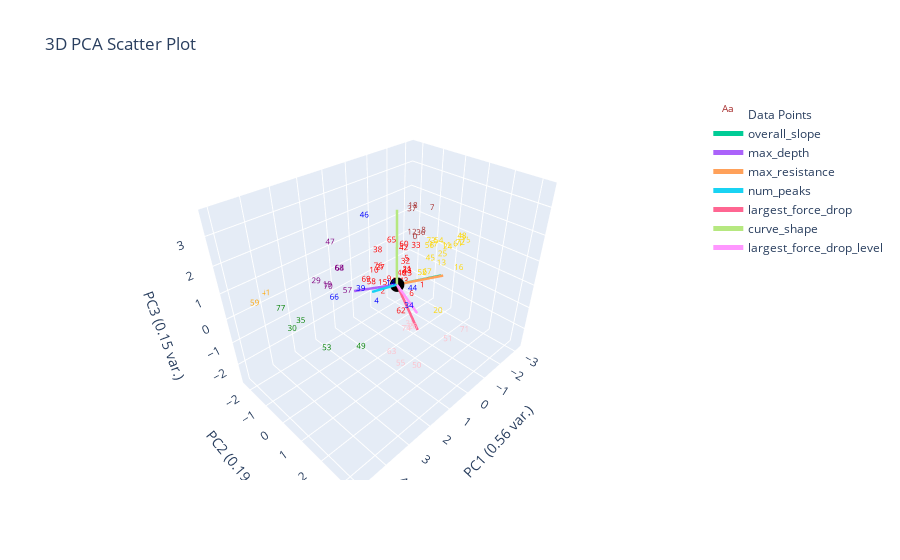

Notebook code cell kept with this figure:
### Markdown cell above
# Hierarchical Clustering

### Code cell
# if distance_threshold != None then n_clusters = None
hierarchical = AgglomerativeClustering(distance_threshold=None, n_clusters=8)
hierarchical.fit(clustering_features_df)
linkage = "Ward"
plotting.plot_clusters_seperately(hierarchical.labels_, clustering_features_df.index.tolist(), depth_resist_curve_df_list, data_features_df, 'hierarchical')
plotting.plot_pca(clustering_features_df, y_labels=hierarchical.labels_, num_pc=3, graph_title="hierachical")

### Figure 1 — Plotly figure (JSON) as saved in the notebook; plotly's stock layout.template omitted (floating-point values rounded to 4 significant figures)
{"data": [{"mode": "text", "name": "Data Points", "text": ["0", "1", "2", "3", "4", "5", "6", "7", "8", "9", "10", "11", "12", "13", "14", "15", "16", "17", "18", "19", "20", "21", "22", "23", "24", "25", "26", "27", "28", "29", "30", "31", "32", "33", "34", "35", "36", "37", "38", "39", "40", "41", "42", "43", "44", "45", "46", "47", "48", "49", "50", "51", "52", "53", "54", "55", "56", "57", "58", "59", "60", "61", "62", "63", "64", "65", "66", "67", "68", "69", "70", "71", "72", "73", "74", "75", "76", "77"], "textfont": {"color": ["brown", "red", "red", "gold", "blue", "red", "red", "brown", "brown", "red", "red", "gold", "brown", "gold", "blue", "red", "gold", "gold", "brown", "purple", "gold", "red", "red", "red", "gold", "gold", "pink", "red", "red", "purple", "green", "pink", "red", "red", "blue", "green", "brown", "brown", "red", "blue", "red", "orange", "red", "red", "blue", "gold", "blue", "purple", "gold", "green", "pink", "pink", "gold", "green", "gold", "pink", "gold", "purple", "red", "orange", "red", "gold", "red", "pink", "purple", "red", "blue", "gold", "purple", "red", "purple", "pink", "gold", "gold", "pink", "gold", "red", "green"], "size": 8}, "type": "scatter3d", "x": [-1.384, -0.9617, 0.116, -2.997, 2.252, -1.153, -1.401, -1.881, -1.661, -0.3491, -0.1394, -2.456, -1.297, -2.364, 1.935, -0.3693, -1.887, -2.014, -1.281, 1.583, -0.8553, -0.7825, -0.2737, -0.7862, -2.529, -1.566, 1.222, 0.5107, -0.5223, 2.107, 4.807, 0.8845, -1.11, -1.44, 1.661, 3.884, -1.583, -1.238, -0.1971, 2.117, -1.031, 3.946, -1.038, -0.1342, 1.511, -1.948, 2.439, 1.708, -2.974, 3.24, 1.021, 1.219, -1.706, 3.336, -2.249, 1.591, -1.889, 0.9545, 0.1123, 5.007, -1.045, -2.855, -1.03, 1.838, 1.371, 0.2798, 2.754, -1.878, 1.472, 0.287, 1.856, 0.07084, -2.954, -1.932, 1.336, -3.156, -0.1587, 4.028], "y": [-0.4326, 0.3681, -0.6053, 0.5285, 1.317, -0.6009, -0.5059, -0.1065, -0.2683, -0.7427, -1.333, 0.2167, -0.4975, 0.1403, 1.609, -1.103, 1.304, -0.04116, -0.4794, -2.027, 1.291, -0.2729, -0.2657, -0.2147, 0.2484, 0.751, 1.9, -0.331, -0.002087, -1.968, 0.604, 1.45, -0.6211, -0.4153, 2.105, -0.4227, -0.3262, -0.5025, -1.186, 0.4541, -0.7413, -2.325, -0.6712, 0.2028, 2.084, -0.1089, 1.095, -1.491, 0.5329, 1.655, 1.987, 3.286, -0.267, 0.03586, 0.02436, 1.746, -0.1325, -1.662, -1.236, -0.9546, -0.6576, 0.4405, -0.7227, 1.561, -1.494, -0.0005907, -0.1006, -0.161, -1.401, -1.332, -1.625, 3.089, 0.5091, -0.1019, 1.725, 0.6192, -1.131, -1.288], "z": [0.7885, -0.7765, -1.004, 0.4935, 0.7645, -0.1223, -1.878, 1.908, 1.021, -0.7509, -0.5365, 0.2395, 0.9907, -0.5517, 1.421, -1.112, 0.007296, 0.3721, 2.065, -0.687, -1.414, -0.2907, -0.5662, -0.4392, 0.1569, 0.484, -0.5275, 0.376, -0.1083, -0.2245, 0.8107, -0.8931, -0.2485, 0.4036, 0.69, -0.07166, 0.9206, 1.948, 0.4091, 0.703, -0.8203, 0.03064, 0.3588, -0.2563, 1.253, -0.252, 3.624, 1.414, 0.5648, -0.2106, -2.383, -0.1636, -0.888, -1.302, 0.4525, -2.034, 0.3284, -1.096, -0.9024, 0.9481, 0.5181, 0.2295, -2.691, -1.457, 0.1914, 1.515, 0.407, -0.8832, 0.2923, -0.747, -0.43, -0.6322, 0.2803, 0.5239, -0.6501, 0.3455, -0.257, 0.006694]}, {"marker": {"color": "black", "size": 5}, "mode": "markers", "name": "Origin", "showlegend": false, "type": "scatter3d", "x": [0], "y": [0], "z": [0]}, {"line": {"width": 5}, "mode": "lines+text", "name": "overall_slope", "textposition": "top center", "type": "scatter3d", "x": [0, -1.395], "y": [0, 0.8657], "z": [0, 0.1397]}, {"line": {"width": 5}, "mode": "lines+text", "name": "max_depth", "textposition": "top center", "type": "scatter3d", "x": [0, 1.398], "y": [0, -0.7057], "z": [0, 0.06372]}, {"line": {"width": 5}, "mode": "lines+text", "name": "max_resistance", "textposition": "top center", "type": "scatter3d", "x": [0, -1.317], "y": [0, 1.013], "z": [0, 0.2419]}, {"line": {"width": 5}, "mode": "lines+text", "name": "num_peaks", "textposition": "top center", "type": "scatter3d", "x": [0, 1.264], "y": [0, 0.06835], "z": [0, 0.3507]}, {"line": {"width": 5}, "mode": "lines+text", "name": "largest_force_drop", "textposition": "top center", "type": "scatter3d", "x": [0, 0.9168], "y": [0, 1.843], "z": [0, -0.4571]}, {"line": {"width": 5}, "mode": "lines+text", "name": "curve_shape", "textposition": "top center", "type": "scatter3d", "x": [0, 0.05315], "y": [0, 0.0112], "z": [0, 2.919]}, {"line": {"width": 5}, "mode": "lines+text", "name": "largest_force_drop_level", "textposition": "top center", "type": "scatter3d", "x": [0, 0.9612], "y": [0, 1.823], "z": [0, 0.2549]}], "layout": {"autosize": true, "scene": {"xaxis": {"title": {"text": "PC1 (0.56 var.)"}}, "yaxis": {"title": {"text": "PC2 (0.19 var.)"}}, "zaxis": {"title": {"text": "PC3 (0.15 var.)"}}}, "title": {"text": "3D PCA Scatter Plot"}}}
